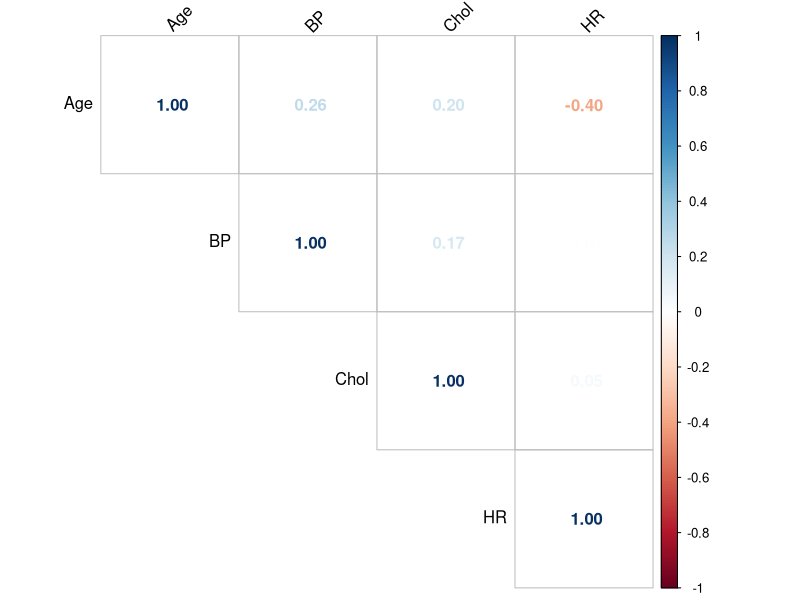

Source code (R):
#Inserting csv, creating data frame
heart.df <- read.csv("Heart.csv")

#Part A
#Partitioning training validation and testing  60:30:10

train.rows <- sample(rownames(heart.df), dim(heart.df)[1]*0.6)
train.data <- heart.df[train.rows,]

valid.rows <- sample(setdiff(rownames(heart.df),train.rows), dim(heart.df)[1]*0.3)
valid.data <- heart.df[valid.rows,]

test.rows <- setdiff(rownames(heart.df), union(train.rows, valid.rows))
test.data <- heart.df[test.rows,]

#Part B
#Correlation matrix of Age, BP, Chol and HR
CM1 <- cor(train.data[c("Age", "BP", "Chol", "HR")])
View(CM1)

library(corrplot)
corrplot(CM1, type = "upper", method = "number", tl.srt = 45, tl.col = "black")


#Part C
#Principle Component Analysis on the training data 
pc2 <- prcomp(train.data,)
print(pc2)

#Part D
#Principle Component Scores 
pc_scor <- pc2$x
print(pc_scor)
head(pc_scor)
summary(pc_scor)

#Part E
#Principle Component Summary 
summary(pc2)
